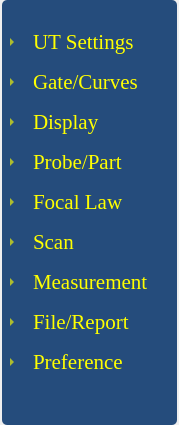
<?xml version="1.0" encoding="UTF-8"?>
<ui version="4.0">
 <class>MainMenu</class>
 <widget class="QWidget" name="MainMenu">
  <property name="geometry">
   <rect>
    <x>0</x>
    <y>0</y>
    <width>179</width>
    <height>425</height>
   </rect>
  </property>
  <property name="windowTitle">
   <string>Form</string>
  </property>
  <layout class="QGridLayout" name="gridLayout">
   <property name="leftMargin">
    <number>2</number>
   </property>
   <property name="topMargin">
    <number>0</number>
   </property>
   <property name="rightMargin">
    <number>2</number>
   </property>
   <property name="bottomMargin">
    <number>0</number>
   </property>
   <property name="spacing">
    <number>0</number>
   </property>
   <item row="0" column="0">
    <widget class="QWidget" name="widget" native="true">
     <property name="styleSheet">
      <string notr="true">background-color: rgb(37, 76, 124);
border-radius: 5px;</string>
     </property>
     <layout class="QGridLayout" name="gridLayout_2" rowstretch="1,20,1">
      <property name="leftMargin">
       <number>0</number>
      </property>
      <property name="topMargin">
       <number>3</number>
      </property>
      <property name="rightMargin">
       <number>0</number>
      </property>
      <property name="bottomMargin">
       <number>3</number>
      </property>
      <property name="spacing">
       <number>0</number>
      </property>
      <item row="2" column="0">
       <widget class="QPushButton" name="pushButton_down">
        <property name="sizePolicy">
         <sizepolicy hsizetype="Preferred" vsizetype="Preferred">
          <horstretch>0</horstretch>
          <verstretch>0</verstretch>
         </sizepolicy>
        </property>
        <property name="focusPolicy">
         <enum>Qt::NoFocus</enum>
        </property>
        <property name="text">
         <string/>
        </property>
        <property name="icon">
         <iconset resource="../main_window.qrc">
          <normaloff>:/file/resources/down.png</normaloff>:/file/resources/down.png</iconset>
        </property>
       </widget>
      </item>
      <item row="1" column="0">
       <widget class="QTreeWidget" name="treeWidget">
        <property name="sizePolicy">
         <sizepolicy hsizetype="Preferred" vsizetype="Preferred">
          <horstretch>0</horstretch>
          <verstretch>0</verstretch>
         </sizepolicy>
        </property>
        <property name="font">
         <font>
          <family>Times New Roman</family>
          <pointsize>16</pointsize>
          <weight>50</weight>
          <italic>false</italic>
          <bold>false</bold>
         </font>
        </property>
        <property name="styleSheet">
         <string notr="true">QTreeWidget{
	font: 16pt &quot;Times New Roman&quot;;
	color: yellow;
	background-color: rgba(37, 76, 124, 0);
	outline: 0px;
}

QTreeWidget::item{
	margin: 8px;
	background-color: rgba(37, 76, 124, 0); 
}

QTreeWidget::item:selected{
	font: bold 16pt &quot;Times New Roman&quot;;
	color: red;
	background-color: rgba(37, 76, 124, 0);
}

QTreeWidget::branch{
	image:none;
	background-color: rgb(37, 76, 124);
}
</string>
        </property>
        <property name="frameShape">
         <enum>QFrame::NoFrame</enum>
        </property>
        <property name="verticalScrollBarPolicy">
         <enum>Qt::ScrollBarAlwaysOff</enum>
        </property>
        <property name="horizontalScrollBarPolicy">
         <enum>Qt::ScrollBarAlwaysOff</enum>
        </property>
        <property name="autoScroll">
         <bool>false</bool>
        </property>
        <attribute name="headerVisible">
         <bool>false</bool>
        </attribute>
        <column>
         <property name="text">
          <string notr="true">1</string>
         </property>
        </column>
        <item>
         <property name="text">
          <string>UT Settings</string>
         </property>
         <item>
          <property name="text">
           <string>General</string>
          </property>
         </item>
         <item>
          <property name="text">
           <string>Pulser</string>
          </property>
         </item>
         <item>
          <property name="text">
           <string>Receiver</string>
          </property>
         </item>
         <item>
          <property name="text">
           <string>Advanced</string>
          </property>
         </item>
        </item>
        <item>
         <property name="text">
          <string>Gate/Curves</string>
         </property>
         <item>
          <property name="text">
           <string>Gate</string>
          </property>
         </item>
         <item>
          <property name="text">
           <string>Alarm</string>
          </property>
         </item>
         <item>
          <property name="text">
           <string>Output</string>
          </property>
         </item>
         <item>
          <property name="text">
           <string>DAC</string>
          </property>
         </item>
         <item>
          <property name="text">
           <string>TCG</string>
          </property>
         </item>
        </item>
        <item>
         <property name="text">
          <string>Display</string>
         </property>
         <item>
          <property name="text">
           <string>Selection</string>
          </property>
         </item>
         <item>
          <property name="text">
           <string>Color Settings</string>
          </property>
         </item>
         <item>
          <property name="text">
           <string>Properties</string>
          </property>
         </item>
        </item>
        <item>
         <property name="text">
          <string>Probe/Part</string>
         </property>
         <item>
          <property name="text">
           <string>Select</string>
          </property>
         </item>
         <item>
          <property name="text">
           <string>Position</string>
          </property>
         </item>
         <item>
          <property name="text">
           <string>FFT</string>
          </property>
         </item>
         <item>
          <property name="text">
           <string>Part</string>
          </property>
         </item>
         <item>
          <property name="text">
           <string>Advanced</string>
          </property>
         </item>
        </item>
        <item>
         <property name="text">
          <string>Focal Law</string>
         </property>
         <item>
          <property name="text">
           <string>Law Config</string>
          </property>
         </item>
         <item>
          <property name="text">
           <string>Angle</string>
          </property>
         </item>
         <item>
          <property name="text">
           <string>Apeture</string>
          </property>
         </item>
         <item>
          <property name="text">
           <string>Focal Point</string>
          </property>
         </item>
        </item>
        <item>
         <property name="text">
          <string>Scan</string>
         </property>
         <item>
          <property name="text">
           <string>Inspection</string>
          </property>
         </item>
         <item>
          <property name="text">
           <string>Encoder</string>
          </property>
         </item>
         <item>
          <property name="text">
           <string>Area</string>
          </property>
         </item>
         <item>
          <property name="text">
           <string>Start</string>
          </property>
         </item>
        </item>
        <item>
         <property name="text">
          <string>Measurement</string>
         </property>
         <item>
          <property name="text">
           <string>Cursors</string>
          </property>
         </item>
         <item>
          <property name="text">
           <string>TOFD</string>
          </property>
         </item>
         <item>
          <property name="text">
           <string>Flaw Record</string>
          </property>
         </item>
        </item>
        <item>
         <property name="text">
          <string>File/Report</string>
         </property>
         <item>
          <property name="text">
           <string>File</string>
          </property>
         </item>
         <item>
          <property name="text">
           <string>Save Mode</string>
          </property>
         </item>
         <item>
          <property name="text">
           <string>Report</string>
          </property>
         </item>
         <item>
          <property name="text">
           <string>Format</string>
          </property>
         </item>
         <item>
          <property name="text">
           <string>User Field</string>
          </property>
         </item>
        </item>
        <item>
         <property name="text">
          <string>Preference</string>
         </property>
         <item>
          <property name="text">
           <string>Preference</string>
          </property>
         </item>
         <item>
          <property name="text">
           <string>System</string>
          </property>
         </item>
         <item>
          <property name="text">
           <string>Network</string>
          </property>
         </item>
         <item>
          <property name="text">
           <string>Service</string>
          </property>
         </item>
        </item>
       </widget>
      </item>
      <item row="0" column="0">
       <widget class="QPushButton" name="pushButton_up">
        <property name="sizePolicy">
         <sizepolicy hsizetype="Preferred" vsizetype="Preferred">
          <horstretch>0</horstretch>
          <verstretch>0</verstretch>
         </sizepolicy>
        </property>
        <property name="focusPolicy">
         <enum>Qt::NoFocus</enum>
        </property>
        <property name="text">
         <string/>
        </property>
        <property name="icon">
         <iconset resource="../main_window.qrc">
          <normaloff>:/file/resources/up.png</normaloff>:/file/resources/up.png</iconset>
        </property>
       </widget>
      </item>
     </layout>
    </widget>
   </item>
  </layout>
 </widget>
 <resources>
  <include location="../main_window.qrc"/>
 </resources>
 <connections/>
</ui>
